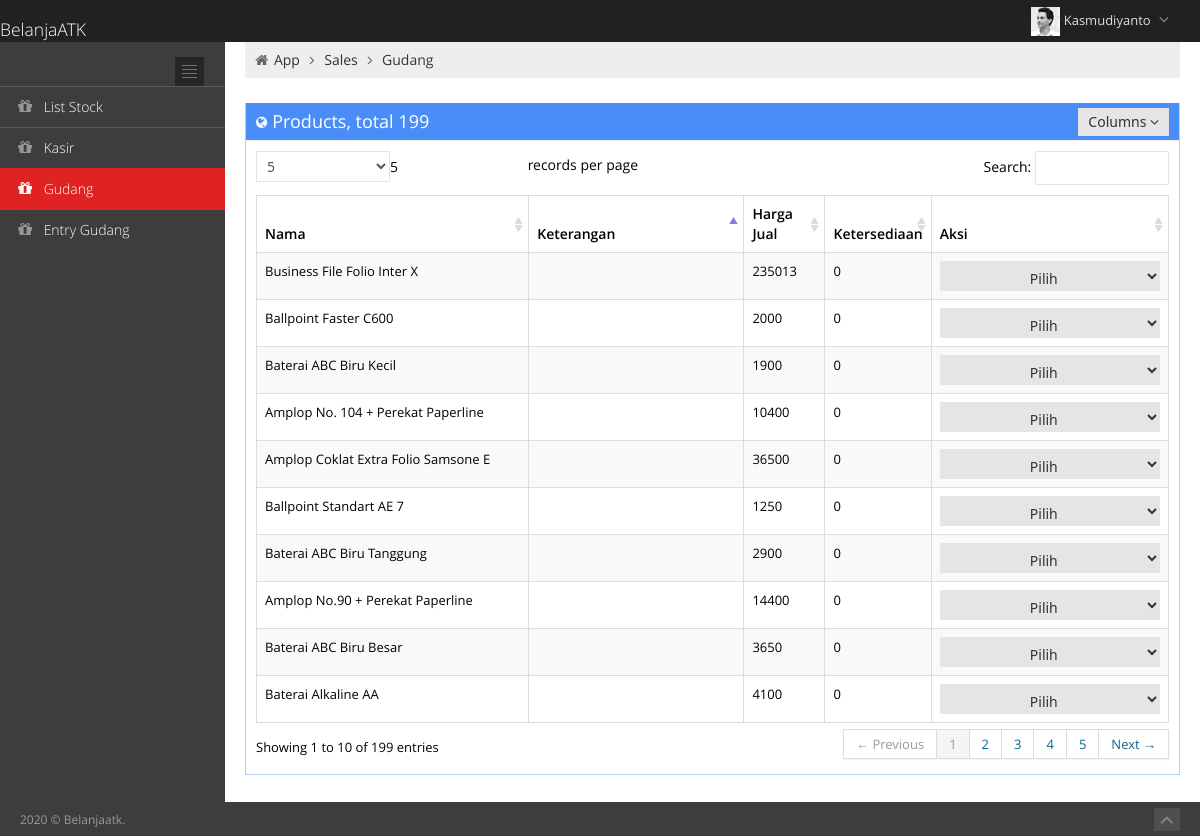
The app's page /index.php/gudang (signed in) with its own data.
### tables this page shows
CREATE TABLE `products` (
  `id` int(11) NOT NULL DEFAULT '0',
  `name` varchar(100) DEFAULT NULL,
  `category_id` int(11) DEFAULT NULL,
  `description` text,
  `amount` int(11) DEFAULT '0',
  `unit` varchar(50) DEFAULT NULL,
  `sellingprice` varchar(10) DEFAULT NULL,
  `alterprice` varchar(10) DEFAULT '-' COMMENT 'if ''-'' then not altered',
  `active` varchar(1) DEFAULT '1'
);

### application/controllers/Gudang.php (called while the page is built, shortened)
<?php
class Gudang extends CI_Controller {
    function __construct(){
        $this->load->model('product');
        $this->load->library('common');
    }
    function index(){
        $this->common->checksession();
        $objs = $this->product->gets();
        $data = array(
            'breadcrumb'=>array(
                '0'=>'App','1'=>'Sales','2'=>'Gudang'
            ),
            'objs'=>$objs['res'],
            'amount'=>$objs['cnt'],
            'gudangstatus'=>'active',
            'username'=>$_SESSION['username']
        );
        $data = array_merge($this->common->setdefaultmenustatus(),$data);
        $this->load->view('gudang/index',$data);
    }
}

### index.php (called while the page is built, shortened)
<?php
require_once BASEPATH.'core/CodeIgniter.php';

### application/models/Product.php (called while the page is built, shortened)
<?php
class Product extends CI_Model{
    function gets(){
        $sql = 'select id, name, description, amount, unit, sellingprice, alterprice from products ';
        $sql.= '';
        $ci = & get_instance();
        $que = $ci->db->query($sql);
        return array(
            'cnt'=>$que->num_rows(),
            'res'=>$que->result()
        );
    }
}

### application/views/gudang/index.php (the view, shortened to what this page needs)
<!DOCTYPE html>
 <html lang="en">
<?php $this->load->view('common/head');?>
<?php $this->load->view('common/datatablestyles');?>
<body class="page-header-fixed">
	<?php $this->load->view('common/header');?>
	<div class="page-container row-fluid">
		<?php $this->load->view('common/sidebar');?>
		<div class="page-content">
			<div class="container-fluid">
				<div class="row-fluid">
					<div class="span12">
						<ul class="breadcrumb">
							<li>
								<i class="icon-home"></i>
								<a href="index.html"><?php echo $breadcrumb[0];?></a>
								<i class="icon-angle-right"></i>
							</li>
							<li>
								<a href="#"><?php echo $breadcrumb[1];?></a>
								<i class="icon-angle-right"></i>
							</li>
							<li><a href="#"><?php echo $breadcrumb[2];?></a></li>
						</ul>
					</div>
				</div>
				<div class="row-fluid">
					<div class="span12">
						<div class="portlet box blue">
							<div class="portlet-title">
								<div class="caption"><i class="icon-globe"></i>Products, total <?php echo $amount;?></div>
								<div class="actions">
									<div class="btn-group">
										<a class="btn" href="#" data-toggle="dropdown">
										Columns
										<i class="icon-angle-down"></i>
										</a>
									</div>
								</div>
							</div>
							<div class="portlet-body">
								<table class="table table-striped table-bordered table-hover table-full-width" id="sample_2">
									<thead>
										<tr>
											<th>Nama</th>
											<th>Keterangan</th>
											<th class="hidden-480">Harga Jual</th>
											<th class="hidden-480">Ketersediaan</th>
											<th class="hidden-480">Aksi</th>
										</tr>
									</thead>
									<tbody>
									<?php foreach($objs as $obj){?>
										<tr>
											<td><?php echo $obj->name;?></td>
											<td><?php echo $obj->description;?></td>
											<td class="hidden-480"><?php echo $obj->sellingprice;?></td>
											<td class="hidden-480"><?php echo $obj->amount;?></td>
											<td class="hidden-480"><?php echo form_dropdown('action',array('Pilih','Edit','Detail'),0,'class="btn"');?></td>
										</tr>
										<?php }?>
									</tbody>
								</table>
							</div>
						</div>
					</div>
				</div>
			</div>
		</div>
	</div>
	<?php $this->load->view('common/pagefooter');?>
</body>
</html>

### application/views/common/head.php (shortened to what this page needs)
<head>
	<link href="/assets/metronics/plugins/bootstrap/css/bootstrap.min.css" rel="stylesheet" type="text/css"/>
	<link href="/assets/metronics/plugins/bootstrap/css/bootstrap-responsive.min.css" rel="stylesheet" type="text/css"/>
	<link href="/assets/metronics/plugins/font-awesome/css/font-awesome.min.css" rel="stylesheet" type="text/css"/>
	<link href="/assets/metronics/css/style-metro.css" rel="stylesheet" type="text/css"/>
	<link href="/assets/metronics/css/style.css" rel="stylesheet" type="text/css"/>
	<link href="/assets/metronics/css/style-responsive.css" rel="stylesheet" type="text/css"/>
	<link href="/assets/metronics/css/themes/default.css" rel="stylesheet" type="text/css" id="style_color"/>
	<link href="/assets/metronics/plugins/uniform/css/uniform.default.css" rel="stylesheet" type="text/css"/>
</head>

### application/views/common/datatablestyles.php
<link rel="stylesheet" type="text/css" href="/assets/metronics/plugins/select2/select2_metro.css" />
<link rel="stylesheet" href="/assets/metronics/plugins/data-tables/DT_bootstrap.css" />

### application/views/common/header.php (shortened to what this page needs)
<div class="header navbar navbar-inverse navbar-fixed-top">
    <div class="navbar-inner">
        <div class="container-fluid">
            <a class="brand" >
            <h4>BelanjaATK</h4>
            </a>
            <ul class="nav pull-right">
                <li class="dropdown user">
                    <a href="#" class="dropdown-toggle" data-toggle="dropdown" data-hover="dropdown" data-close-others="true">
                    <img alt="" src="/assets/img/avatar1_small.jpg" />
                    <span class="username"><?php echo $username;?></span>
                    <i class="icon-angle-down"></i>
                    </a>
                </li>
            </ul>
        </div>
    </div>
</div>

### application/views/common/sidebar.php (shortened to what this page needs)
<div class="page-sidebar nav-collapse collapse">
    <ul class="page-sidebar-menu">
        <li>
            <div class="sidebar-toggler hidden-phone"></div>
        </li>
        <li class="tooltips <?php echo $salesstatus;?>" data-placement="right" data-original-title="List&nbsp;Stock&nbsp;Barang&nbsp;Gudang&nbsp;Toko">
            <a href="/sales">
            <i class="icon-gift"></i>
            <span class="title">List Stock</span>
            </a>
        </li>
        <li class="tooltips <?php echo $kasirstatus;?>" data-placement="right" data-original-title="List&nbsp;Stock&nbsp;Barang&nbsp;Gudang&nbsp;Toko">
            <a href="/sales/kasir">
            <i class="icon-gift"></i>
            <span class="title">Kasir</span>
            </a>
        </li>
        <li class="tooltips <?php echo $gudangstatus;?>" data-placement="right" data-original-title="List&nbsp;Stock&nbsp;Barang&nbsp;Gudang&nbsp;Toko">
            <a href="/gudang/index">
            <i class="icon-gift"></i>
            <span class="title">Gudang</span>
            </a>
        </li>
        <li class="tooltips <?php echo $entrygudangstatus;?>" data-placement="right" data-original-title="List&nbsp;Stock&nbsp;Barang&nbsp;Gudang&nbsp;Toko">
            <a href="/gudang/entry">
            <i class="icon-gift"></i>
            <span class="title">Entry Gudang</span>
            </a>
        </li>
    </ul>
</div>

### application/views/common/pagefooter.php
<div class="footer">
    <div class="footer-inner">
        2020 &copy; Belanjaatk.
    </div>
    <div class="footer-tools">
        <span class="go-top">
        <i class="icon-angle-up"></i>
        </span>
    </div>
</div>

### assets/metronics/css/style-metro.css (style rules this page uses)
div, input, select, textarea, span, img, table, td, th, p, a, button, ul, li { -webkit-border-radius: 0 !important; -moz-border-radius: 0 !important; border-radius: 0 !important; }
.btn { background-color: #e5e5e5; background-image: none; filter: none; border: 0; padding: 7px 14px; font-family: "Segoe UI", Helvetica, Arial, sans-serif; font-size: 14px; color: #333333; cursor: pointer; outline: none; -webkit-box-shadow: none !important; -moz-box-shadow: none !important; box-shadow: none !important; -webkit-border-radius: 0 !important; -moz-border-radius: 0 !important; border-radius: 0 !important; -webkit-text-shadow: none; -moz-text-shadow: none; text-shadow: none; }

### assets/metronics/css/style-responsive.css (style rules this page uses)
@media (min-width: 980px) { .page-sidebar { position: absolute; width: 225px; } }
@media (min-width: 980px) { .page-content { margin-left: 225px; margin-top: 0px; min-height: 760px; } }

### assets/metronics/css/themes/default.css (style rules this page uses)
body { background-color: #3d3d3d !important; }
.header .navbar-inner { filter: none !important; background-image: none !important; background-color: #212121 !important; }
.header .nav li.dropdown .dropdown-toggle i { color: #8a8a8a !important; }
.page-sidebar { background-color: #3d3d3d; }
ul.page-sidebar-menu > li > a { border-top: 1px solid #5c5c5c !important; color: #ffffff !important; }
ul.page-sidebar-menu > li:last-child > a { border-bottom: 1px solid transparent !important; }
ul.page-sidebar-menu > li a i { color: #969696; }
ul.page-sidebar-menu > li.active > a { background: #e02222 !important; border-top-color: transparent !important; color: #ffffff; }
ul.page-sidebar-menu > li.active > a i { color: #ffffff; }
.sidebar-toggler { background-image: url(../../img/sidebar-toggler.jpg); background-color: #242424; }
.footer .footer-inner { color: #999999; }
.footer .footer-tools .go-top { background-color: #4f4f4f; }
.footer .footer-tools .go-top i { color: #8a8a8a; }

### records on screen
products: name "Business File Folio Inter X", sellingprice "235013", amount "0"
products: name "Ballpoint Faster C600", sellingprice "2000", amount "0"
products: name "Baterai ABC Biru Kecil", sellingprice "1900", amount "0"
products: name "Amplop No. 104 + Perekat Paperline", sellingprice "10400", amount "0"
products: name "Amplop Coklat Extra Folio Samsone E", sellingprice "36500", amount "0"
products: name "Ballpoint Standart AE 7", sellingprice "1250", amount "0"
products: name "Baterai ABC Biru Tanggung", sellingprice "2900", amount "0"
products: name "Amplop No.90 + Perekat Paperline", sellingprice "14400", amount "0"
products: name "Baterai ABC Biru Besar", sellingprice "3650", amount "0"
products: name "Baterai Alkaline AA", sellingprice "4100", amount "0"

### other values on screen
$username "Kasmudiyanto"
$breadcrumb[0] "App"
$breadcrumb[1] "Sales"
$breadcrumb[2] "Gudang"
$amount "199"
